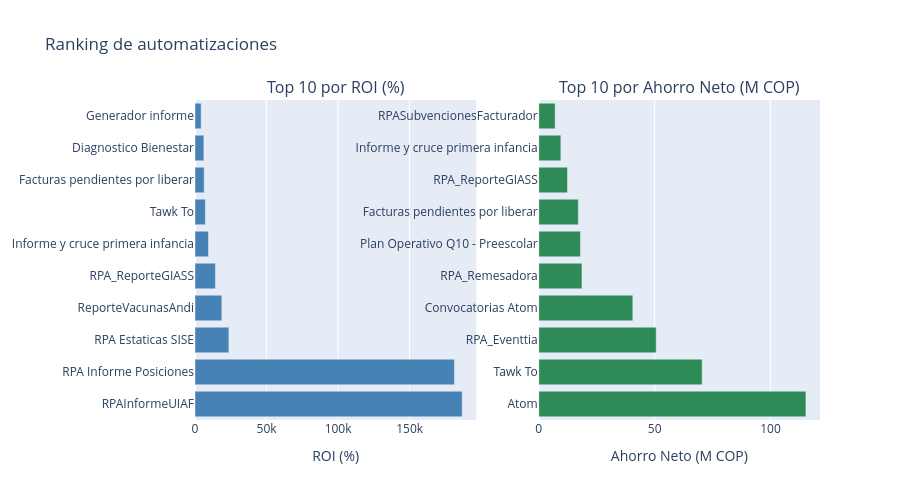

Notebook code for this chart:
### Markdown cell above
## 4. Top 10 automatizaciones por ROI y por ahorro neto

### Code cell
fig = make_subplots(rows=1, cols=2,
                    subplot_titles=['Top 10 por ROI (%)', 'Top 10 por Ahorro Neto (M COP)'])

top_roi = df_valid.nlargest(10, 'ROI_Porcentaje')
fig.add_trace(go.Bar(
    x=top_roi['ROI_Porcentaje'], y=top_roi['Automatizacion'],
    orientation='h', marker_color='steelblue', name='ROI %'
), row=1, col=1)

top_ahorro = df_valid.nlargest(10, 'Ahorro_Neto_COP').copy()
top_ahorro['Ahorro_M'] = top_ahorro['Ahorro_Neto_COP'] / 1e6
fig.add_trace(go.Bar(
    x=top_ahorro['Ahorro_M'], y=top_ahorro['Automatizacion'],
    orientation='h', marker_color='seagreen', name='Ahorro M COP'
), row=1, col=2)

fig.update_layout(height=500, showlegend=False, title_text='Ranking de automatizaciones')
fig.update_xaxes(title_text='ROI (%)', row=1, col=1)
fig.update_xaxes(title_text='Ahorro Neto (M COP)', row=1, col=2)
fig.show()

### Figure 1 — Plotly figure (JSON) as saved in the notebook; plotly's stock layout.template omitted (floating-point values rounded to 4 significant figures)
{"data": [{"marker": {"color": "steelblue"}, "name": "ROI %", "orientation": "h", "type": "bar", "x": [186800.0, 181400.0, 23660.0, 18760.0, 14240.0, 9410.0, 7200.0, 6402.0, 6196.0, 4309.0], "xaxis": "x", "y": ["RPAInformeUIAF", "RPA Informe Posiciones", "RPA Estaticas SISE", "ReporteVacunasAndi", "RPA_ReporteGIASS", "Informe y cruce primera infancia", "Tawk To", "Facturas pendientes por liberar", "Diagnostico Bienestar", "Generador informe"], "yaxis": "y"}, {"marker": {"color": "seagreen"}, "name": "Ahorro M COP", "orientation": "h", "type": "bar", "x": [115.3, 70.5, 50.66, 40.57, 18.64, 17.97, 17.06, 12.4, 9.549, 7.071], "xaxis": "x2", "y": ["Atom", "Tawk To", "RPA_Eventtia", "Convocatorias Atom", "RPA_Remesadora", "Plan Operativo Q10 - Preescolar", "Facturas pendientes por liberar", "RPA_ReporteGIASS", "Informe y cruce primera infancia", "RPASubvencionesFacturador"], "yaxis": "y2"}], "layout": {"annotations": [{"font": {"size": 16}, "showarrow": false, "text": "Top 10 por ROI (%)", "x": 0.225, "xanchor": "center", "xref": "paper", "y": 1, "yanchor": "bottom", "yref": "paper"}, {"font": {"size": 16}, "showarrow": false, "text": "Top 10 por Ahorro Neto (M COP)", "x": 0.775, "xanchor": "center", "xref": "paper", "y": 1, "yanchor": "bottom", "yref": "paper"}], "height": 500, "showlegend": false, "title": {"text": "Ranking de automatizaciones"}, "xaxis": {"anchor": "y", "domain": [0, 0.45], "title": {"text": "ROI (%)"}}, "xaxis2": {"anchor": "y2", "domain": [0.55, 1], "title": {"text": "Ahorro Neto (M COP)"}}, "yaxis": {"anchor": "x", "domain": [0, 1]}, "yaxis2": {"anchor": "x2", "domain": [0, 1]}}}
